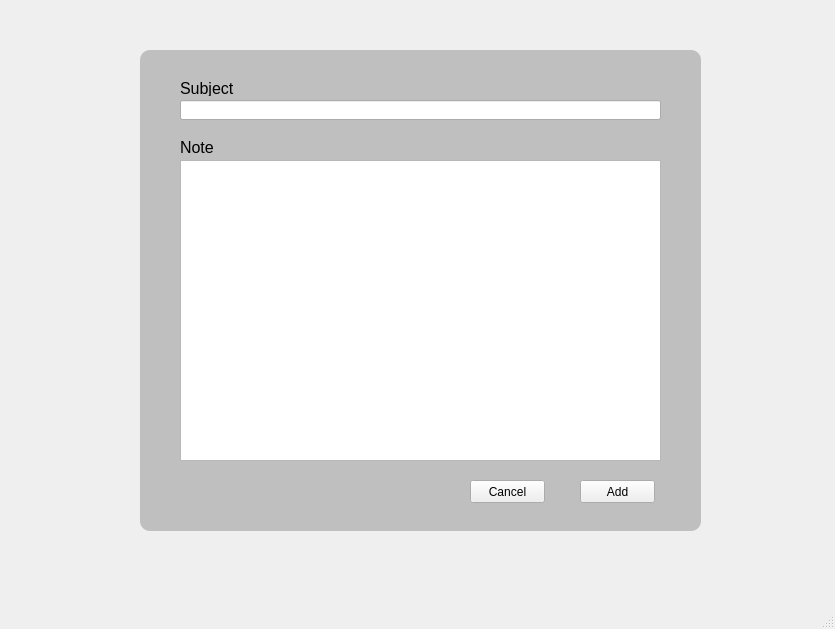
<?xml version="1.0" encoding="UTF-8"?>
<ui version="4.0">
 <class>MainWindow</class>
 <widget class="QMainWindow" name="MainWindow">
  <property name="geometry">
   <rect>
    <x>0</x>
    <y>0</y>
    <width>835</width>
    <height>629</height>
   </rect>
  </property>
  <property name="windowTitle">
   <string>MainWindow</string>
  </property>
  <widget class="QWidget" name="centralwidget">
   <widget class="QFrame" name="frame">
    <property name="geometry">
     <rect>
      <x>140</x>
      <y>50</y>
      <width>561</width>
      <height>481</height>
     </rect>
    </property>
    <property name="styleSheet">
     <string notr="true">QFrame#frame {
	background-color: rgb(191, 191, 191);
	border-radius :10px;
}</string>
    </property>
    <property name="frameShape">
     <enum>QFrame::StyledPanel</enum>
    </property>
    <property name="frameShadow">
     <enum>QFrame::Raised</enum>
    </property>
    <widget class="QPushButton" name="addButton">
     <property name="geometry">
      <rect>
       <x>440</x>
       <y>430</y>
       <width>75</width>
       <height>23</height>
      </rect>
     </property>
     <property name="text">
      <string>Add</string>
     </property>
    </widget>
    <widget class="QPushButton" name="cancelButton">
     <property name="geometry">
      <rect>
       <x>330</x>
       <y>430</y>
       <width>75</width>
       <height>23</height>
      </rect>
     </property>
     <property name="text">
      <string>Cancel</string>
     </property>
    </widget>
    <widget class="QLineEdit" name="subjectLine">
     <property name="geometry">
      <rect>
       <x>40</x>
       <y>50</y>
       <width>481</width>
       <height>20</height>
      </rect>
     </property>
    </widget>
    <widget class="QLabel" name="label">
     <property name="geometry">
      <rect>
       <x>40</x>
       <y>30</y>
       <width>71</width>
       <height>16</height>
      </rect>
     </property>
     <property name="font">
      <font>
       <pointsize>12</pointsize>
      </font>
     </property>
     <property name="text">
      <string>Subject</string>
     </property>
    </widget>
    <widget class="QTextEdit" name="noteLine">
     <property name="geometry">
      <rect>
       <x>40</x>
       <y>110</y>
       <width>481</width>
       <height>301</height>
      </rect>
     </property>
    </widget>
    <widget class="QLabel" name="label_2">
     <property name="geometry">
      <rect>
       <x>40</x>
       <y>90</y>
       <width>47</width>
       <height>14</height>
      </rect>
     </property>
     <property name="font">
      <font>
       <pointsize>12</pointsize>
      </font>
     </property>
     <property name="text">
      <string>Note</string>
     </property>
    </widget>
   </widget>
  </widget>
  <widget class="QMenuBar" name="menubar">
   <property name="geometry">
    <rect>
     <x>0</x>
     <y>0</y>
     <width>835</width>
     <height>22</height>
    </rect>
   </property>
  </widget>
  <widget class="QStatusBar" name="statusbar"/>
 </widget>
 <resources/>
 <connections/>
</ui>
